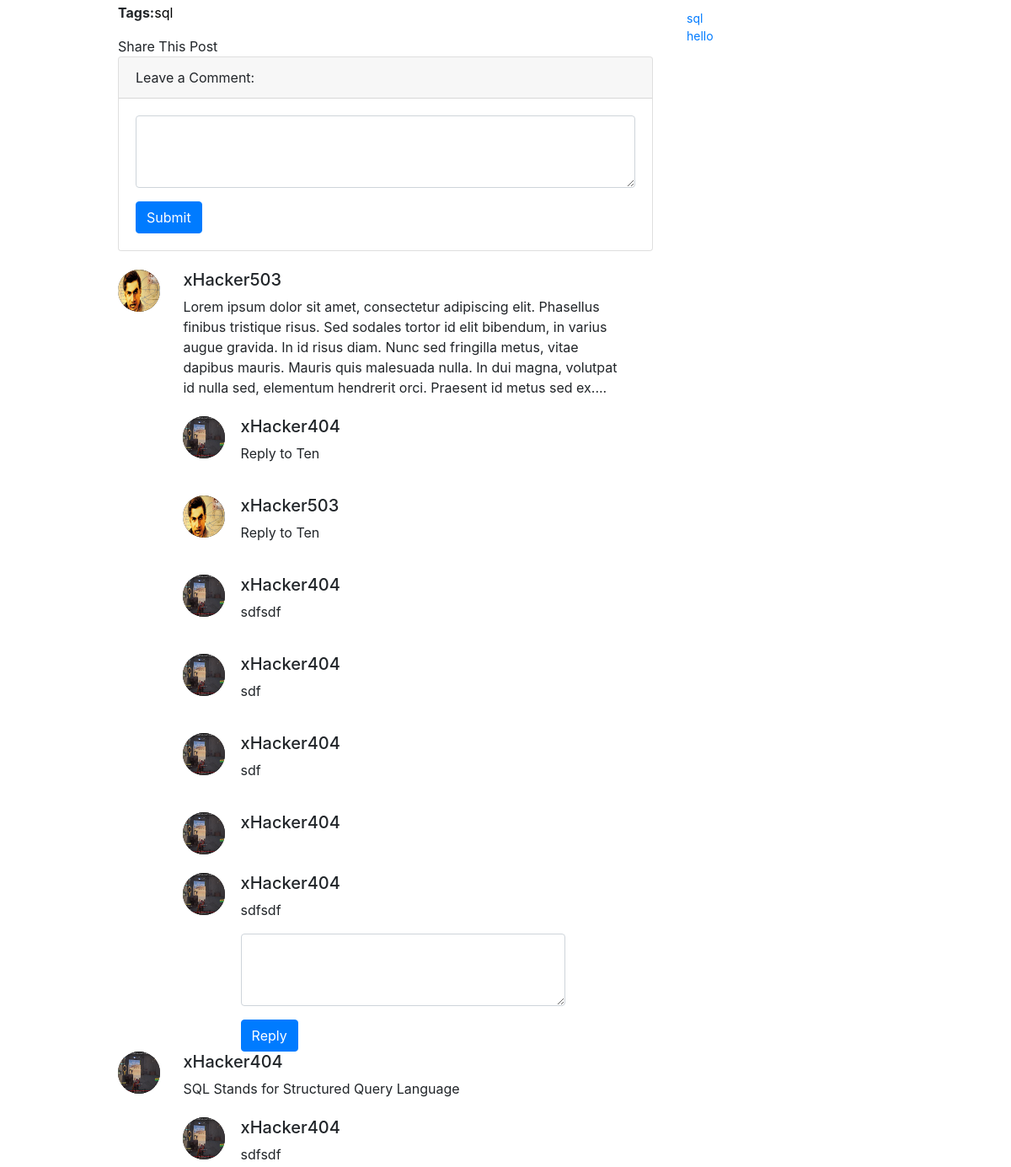
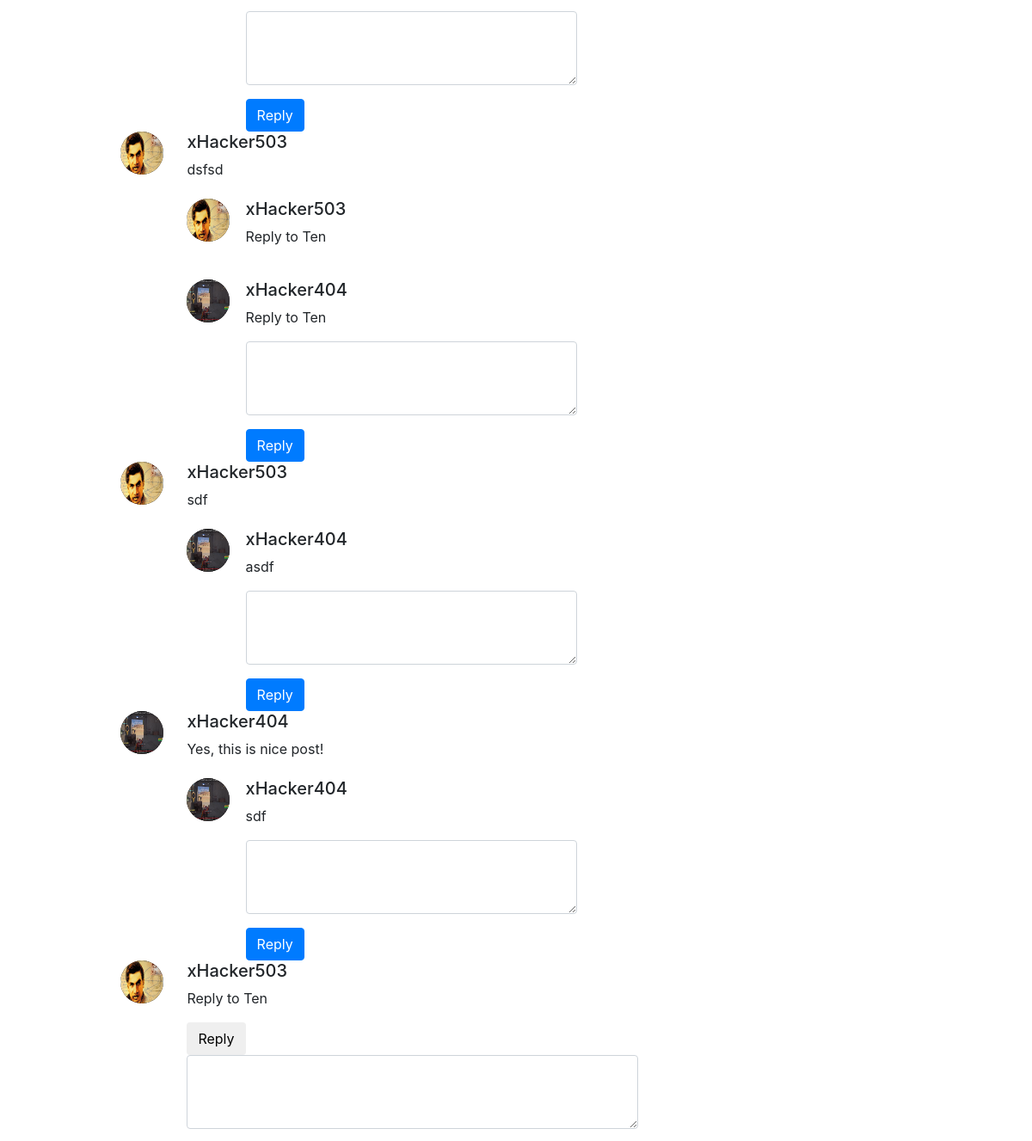
The app's page /blog/posts/1/ (middle part), older data (2 pictures, top to bottom).
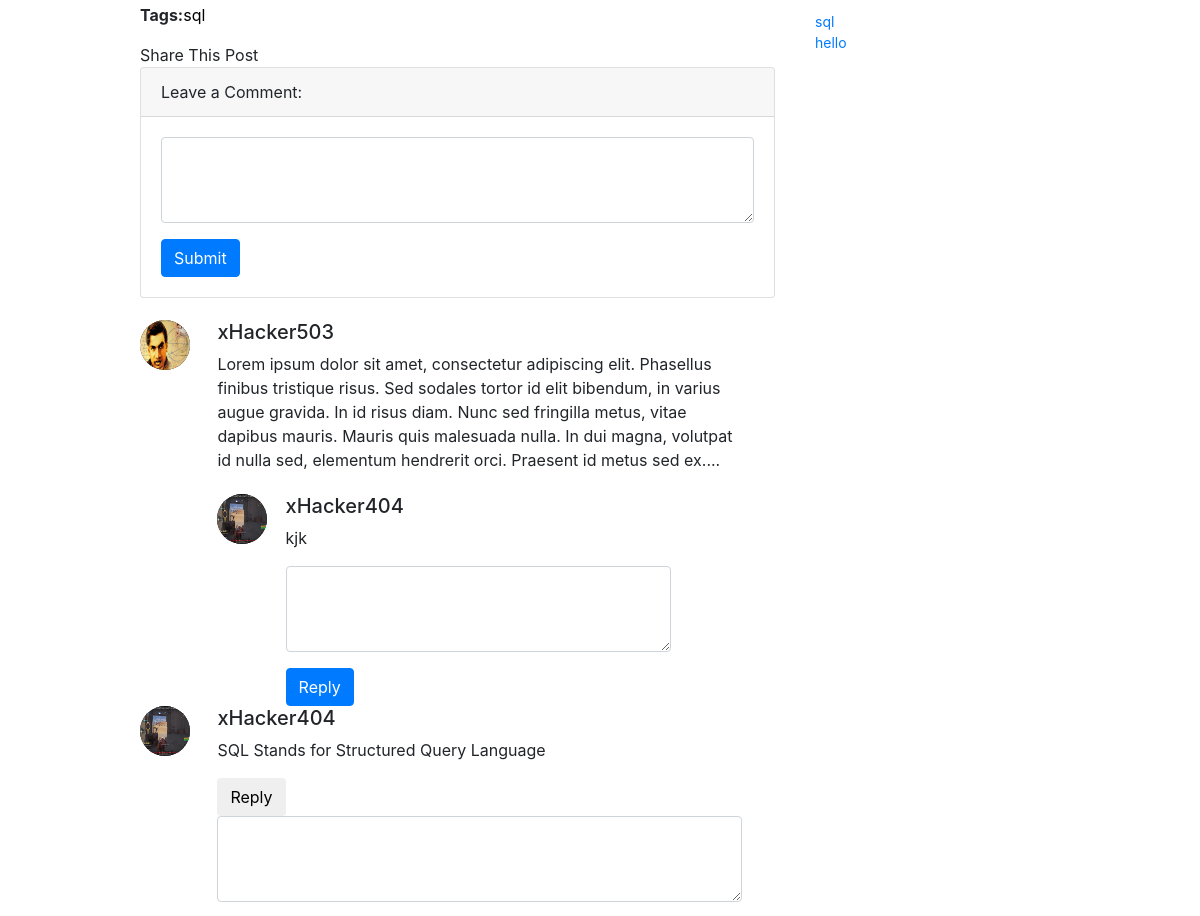
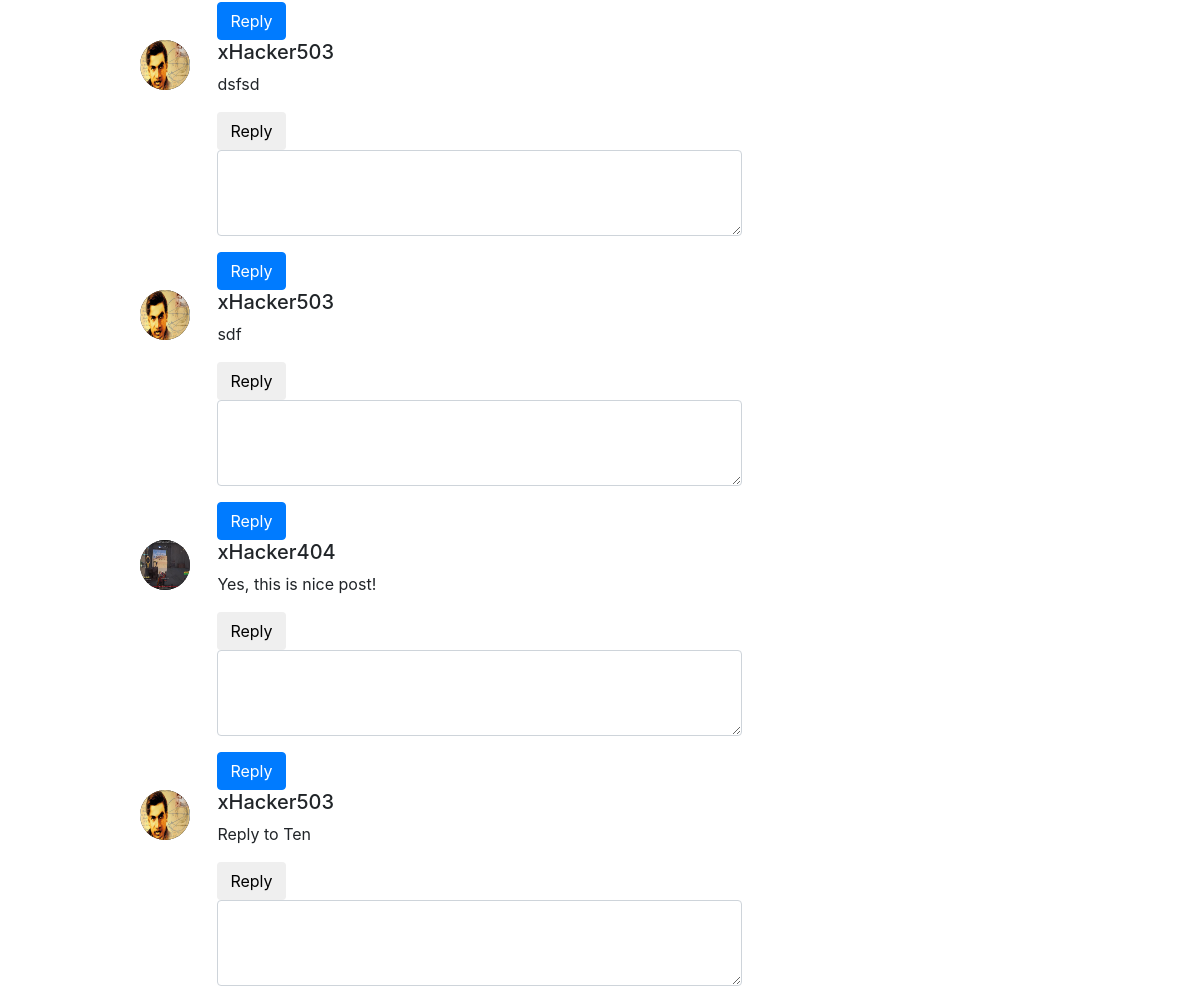
The same page, newer data (2 pictures, top to bottom).
### blog/models.py (models this page shows, shortened)
class Post(models.Model):
    title = models.CharField(max_length=250,unique=True)
    content = models.CharField(max_length=1000)
    tag = models.CharField(max_length=100,default='sql')
    category = models.CharField(max_length=150, default='uncategoried')
    featured_img = models.ImageField(upload_to='featured_images', blank=True)
    author = models.ForeignKey(User,on_delete=models.CASCADE, default=1)
    created_date = models.DateTimeField(default=datetime.now())
    published_date = models.DateTimeField(blank=True, null=True)

class Comment(models.Model):
    post = models.ForeignKey(Post,on_delete=models.CASCADE, default=1, related_name='comments')
    content = models.CharField(max_length=1000, blank=True)
    author = models.ForeignKey(UserProfileInfo,on_delete=models.CASCADE,default=1)
    created_date = models.DateTimeField(default=datetime.now())
    published_date = models.DateTimeField(null=True, blank=True)
    is_approved = models.BooleanField(default=False)

class UserProfileInfo(models.Model):
    user = models.OneToOneField(User,on_delete=models.CASCADE)
    portfolio = models.URLField(blank=True)
    profile_pic = models.ImageField(upload_to='profile_pics', blank=True)

class Reply(models.Model):
    comment = models.ForeignKey(Comment,on_delete=models.CASCADE, default=10, related_name='replies')
    content = models.CharField(max_length=1000, blank=True)
    author = models.ForeignKey(UserProfileInfo,on_delete=models.CASCADE,default=1)
    published_date = models.DateTimeField(default=datetime.now(), blank=True)

### blog/views.py (the view)
# urls.py: path('posts/<int:pk>/', views.post_details, name='post_details'),
def post_details(request, pk):
    post = Post.objects.get(id=pk)
    next_posts = Post.objects.filter(published_date__gt=post.published_date)
    if(next_posts):
        next_post = next_posts [0]
    else:
        next_post = None
    previous_posts = Post.objects.filter(published_date__lt=post.published_date)
    if(previous_posts):
        previous_post = previous_posts [previous_posts.count()-1]
    else:
        previous_post = None
    post_id = post.id
    comments = post.comments.all()
    my_dict = {'post':post, 'comments':comments, 'next_post':next_post, 'previous_post':previous_post}
    return render(request, 'blog/single.html', context=my_dict)

### blog/context_processors.py (called while the page is built)
def post_widget(request):
    all_posts = Post.objects.order_by('published_date')
    years = []
    tags = []
    categories = []
    for post in all_posts :
        year = post.published_date.year
        tag = post.tag
        category = post.category
        if year not in years:
            years.append(year)
        if tag not in tags:
            tags.append(tag)
        if category not in categories:
            categories.append(category)
    return {
    'all_posts':all_posts,
    'years':years,
    'tags':tags,
    'categories':categories
    }

### templates/blog/single.html (shortened to what this page needs)
<!DOCTYPE html>
{% extends 'blog/base.html' %}
{% load staticfiles %}
{% block post_block %}
<div class="col-md-7">
    <div class="post">
        {% if post  %}
        <p><b>Categories:</b><a href="/blog/category/{{ post.category }}" />{{ post.category }}</a></p> <br>
        <p><b>Tags:</b><a href="/blog/tag/{{ post.tag }}" />{{ post.tag }}</a></p>
      <div id="share">Share This Post</div>
        <div class="card">
            <div class="card-header">
                    Leave a Comment:
            </div>
            <div class="card-body">
            {% if user.is_authenticated %}
            <form action="{% url 'blog:submit_comment'%}" method="POST">
              {% csrf_token %}
                <div class="form-group">
                  <input type="hidden" name='post_id' value="{{post.id}}">
                    <textarea class="form-control" id="comment-box" rows="3" name="comment_content"></textarea>
                </div>
                <button type="submit" class="btn btn-primary" >Submit</button>
            </form>
            {% else %}
            <form action="#" method="POST">
                <div class="form-group">
                    <textarea class="form-control" id="comment-box" rows="3" name="comment_content"></textarea>
                </div>
                <button type="submit" class="btn btn-primary" onclick="login_alert()">Submit</button>
              </form>
            {% endif %}
            </div>
        </div>
        <div class="row comment">
        {% if comments %}
          {% for comment in comments %}
          <div class="col-md-1 commenter"><img src="/media/{{comment.author.profile_pic}}" alt="50x50"></div>
          <div class="col-md-10 comment-body">
              <h2 style="font-size: 20px">{{comment.author.user}}</h2>
              <p>{{comment.content}}</p>
              {% if comment.replies.all %}
                {% for reply in comment.replies.all %}
                <div class="row rpl" style="margin-top:22px">
                    <div class="col-md-1 commenter">
                        <img src="/media/{{reply.author.profile_pic}}" alt="50x50" >
                    </div>
                    <div class="col-md-9 comment-body">
                        <h2 style="font-size:20px">{{reply.author.user}}</h2>
                        <p>{{ reply.content}} </p>
                        {% if forloop.last %}
                        {% if user.is_authenticated %}
                        <form action="{% url 'blog:submit_reply'%}" method="POST">
                          {% csrf_token %}
                            <div class="form-group">
                              <input type="hidden" name='post_id' value="{{comment.post.id}}">
                              <input type="hidden" name='comment_id' value="{{comment.id}}">
                                <textarea class="form-control" id="comment-box" rows="3" name="reply_content"></textarea>
                            </div>
                            <button type="submit" class="btn btn-primary">Reply</button>
                          </form>
                          {% else %}
                          <form action="#" method="POST">
                              <div class="form-group">
                                <textarea class="form-control" id="comment-box" rows="3" name="reply_content"></textarea>
                              </div>
                              <button type="submit" class="btn btn-primary" onclick="login_alert()">Reply</button>
                            </form>
                          {% endif %}
                        {% endif %}
                    </div>
                </div>
                {% endfor %}
              {% else %}
                <button type="button" class="btn reply">Reply</button>
                {% if user.is_authenticated %}
                <form class="reply-form" action="{% url 'blog:submit_reply'%}" method="POST">
                  {% csrf_token %}
                    <div class="form-group">
                      <input type="hidden" name='post_id' value="{{comment.post.id}}">
                      <input type="hidden" name='comment_id' value="{{comment.id}}">
                        <textarea class="form-control" id="comment-box" rows="3" name="reply_content"></textarea>
                    </div>
                    <button type="submit" class="btn btn-primary">Reply</button>
                    {% else %}
                    <form class="reply-form" action="#" method="POST">
                        <div class="form-group">
                            <textarea class="form-control" id="comment-box" rows="3" name="reply_content"></textarea>
                        </div>
                    <button type="submit" class="btn btn-primary" onclick="login_alert()">Reply</button>
                    {% endif %}
                  </form>
              {% endif %}
          </div>
          {% endfor %}
        {% else %}
        <p>Sorry No Comment for this post!</p>
        {% endif %}
      </div>
    </div>
    {% else %}
    <p>Post Has been deleted OR 404!!!!</p>
    {% endif %}
</div>
{% endblock %}

### templates/blog/base.html (shortened to what this page needs)
<!DOCTYPE html>
{% load staticfiles %}
<html lang="us">
<head>
    <link href="{% static "css/bootstrap.min.css" %}"rel="stylesheet" type="text/css">
    <link href="{% static "css/jquery-ui.css" %}" rel="stylesheet">
		<link type="text/css" rel="stylesheet" href="https://cdn.jsdelivr.net/jquery.jssocials/1.4.0/jssocials.css" />
		<link type="text/css" rel="stylesheet" href="https://cdn.jsdelivr.net/jquery.jssocials/1.4.0/jssocials-theme-classic.css"/>
    <link rel="stylesheet" href="https://cdnjs.cloudflare.com/ajax/libs/font-awesome/4.7.0/css/font-awesome.min.css">
    <link href="{% static "css/style.css" %}" rel="stylesheet" type="text/css">
</head>
<body>
    <div class="container">
        <div class="row" style="margin-top:100px ">
            <div class="col-md-1" id="left-sidebar"></div>
            {% block post_block %}
            {% endblock %}
            <div class="col-md-4" id="right-sidebar">
                <div class="widget">
                    <ul>
											{% for tag in tags %}
											<li> <a href="/blog/tag/{{ tag }}" />{{ tag }}</a> </li>
											{% endfor %}
                    </ul>
                </div>
            </div>
        </div>
    </div>
</body>
</html>

### static/css/style.css (style rules this page uses)
.widget { margin-top:22px; }
.widget ul { padding: 10px; display:inline-block; }
.widget ul li { list-style-type:none; display: block; color:blue; font-size:14px; margin-left:0; }
.post:first-child { margin-top:0px; }
.post { margin-top:40px; }
.post a { text-decoration: none; color: black; }
.comment { margin-top: 22px; }
.commenter img { border-radius: 50%; background: black; width: 50px; height: 50px; }
.comment-body { margin-left:22px; }

Row changes from the older to the newer data that the page shows:
removed Reply: author.profile_pic (picture), author.user "xHacker404", content "Reply to Ten", shown under Comment (number 1 of 6 on the later page)
removed Reply: author.profile_pic (picture), author.user "xHacker503", content "Reply to Ten", shown under Comment (number 1 of 6 on the later page)
removed Reply: author.profile_pic (picture), author.user "xHacker404", content "sdfsdf", shown under Comment (number 1 of 6 on the later page)
removed Reply: author.profile_pic (picture), author.user "xHacker404", content "sdf", shown under Comment (number 1 of 6 on the later page)
removed Reply: author.profile_pic (picture), author.user "xHacker404", content "sdf", shown under Comment (number 1 of 6 on the later page)
removed Reply: author.profile_pic (picture), author.user "xHacker404", shown under Comment (number 1 of 6 on the later page)
removed Reply: author.profile_pic (picture), author.user "xHacker404", content "sdfsdf", shown under Comment (number 1 of 6 on the later page)
removed Reply: author.profile_pic (picture), author.user "xHacker404", content "sdfsdf", shown under Comment "SQL Stands for Structured Query Language"
removed Reply: author.profile_pic (picture), author.user "xHacker503", content "Reply to Ten", shown under Comment "dsfsd"
removed Reply: author.profile_pic (picture), author.user "xHacker404", content "Reply to Ten", shown under Comment "dsfsd"
removed Reply: author.profile_pic (picture), author.user "xHacker404", content "asdf", shown under Comment "sdf"
removed Reply: author.profile_pic (picture), author.user "xHacker404", content "sdf", shown under Comment "Yes, this is nice post!"
added Reply: author.profile_pic (picture), author.user "xHacker404", content "kjk", shown under Comment (number 1 of 6 on the later page)
shown differently, row unchanged: Comment "SQL Stands for Structured Query Language": now shows "Reply Reply"
shown differently, row unchanged: Comment "dsfsd": now shows "Reply Reply"
shown differently, row unchanged: Comment "sdf": now shows "Reply Reply"
shown differently, row unchanged: Comment "Yes, this is nice post!": now shows "Reply Reply"
